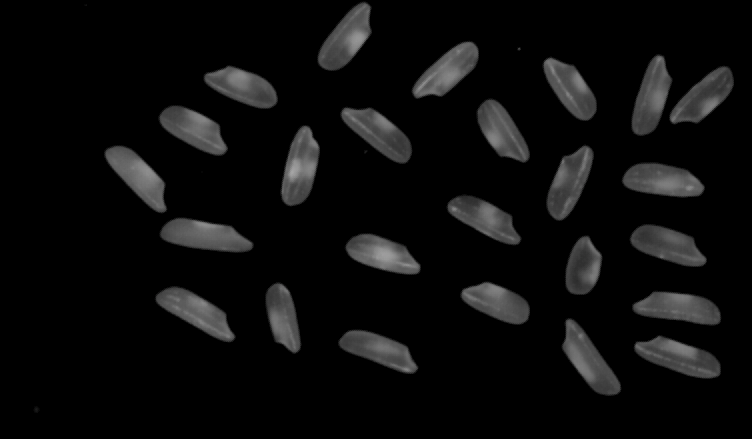
//> input picture images/rice.png, 752 x 439 px
$ ./046connectedComponent   (built with g++ and OpenCV 4)
//> lines starting //> are read from the running program, lines starting //| are printed output that depends on the picture; after the words box and inside, x2 and y2 are one past the last pixel; in counts of white or black regions, pixels touching at a corner belong together
/*
 * @Description: 二值图像联通组件寻找
 * @Author: shuiyj
 * @Date: 2019-07-29
 */
#include <opencv2/opencv.hpp>
#include <iostream>

cv::RNG rng(12345);
void connected_component_demo(cv::Mat &image);

int main(int argc, char const *argv[])
{
    cv::Mat src = cv::imread("../images/rice.png");
//> src is the input picture: 439 rows x 752 cols, CV_8UC3; mean B, G, R 12.8, 12.8, 12.8

    if (src.empty())
    {
        printf("could not load image");
        return -1;
    }

    cv::imshow("src", src);
    connected_component_demo(src);

    cv::waitKey(0);
    return 0;
}

void connected_component_demo(cv::Mat &image)
{
    // extract image
    cv::Mat gray, binary;
    cv::GaussianBlur(image, image, cv::Size(3, 3), 0);
//> image: 439 rows x 752 cols, CV_8UC3; 14.24% of pixels changed, all inside (x1, y1, x2, y2) = (32, 0, 735, 414)
    cv::cvtColor(image, gray, cv::COLOR_BGR2GRAY);
    cv::threshold(gray, binary, 0, 255, cv::THRESH_BINARY | cv::THRESH_OTSU);
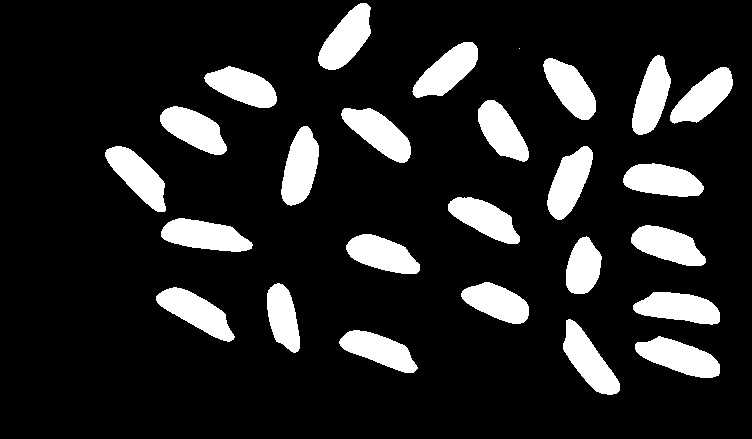
//> binary: 439 rows x 752 cols, CV_8UC1; 14.6% white; 26 white regions (1 under 20 px), largest, box (x1, y1, x2, y2) and area: (161, 218, 253, 252) 2087, (635, 336, 720, 378) 2083, (281, 126, 319, 206) 2055

    cv::Mat labels = cv::Mat::zeros(image.size(), CV_32S);
	int num_labels = cv::connectedComponents(binary, labels, 8, CV_32S);
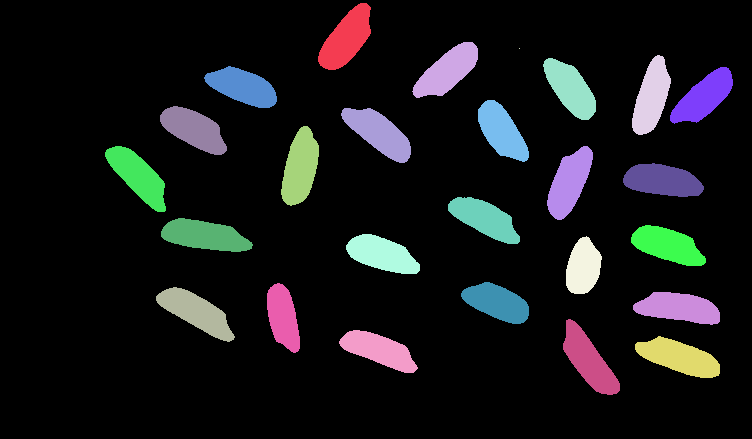
//> labels: 439 rows x 752 cols, CV_32SC1; 27 distinct labels, from 0 to 26; one colour per label, 0 black
//> num_labels = 27
    std::vector<cv::Vec3b> colors(num_labels);

    // background color
    colors[0] = cv::Vec3b(0, 0, 0);

    // object color
    // background color
	colors[0] = cv::Vec3b(0, 0, 0);

	// object color
	for (int i = 1; i < num_labels; i++) {
		colors[i] = cv::Vec3b(rng.uniform(0, 256), rng.uniform(0, 256), rng.uniform(0, 256));
	}
//> this loop made 26 passes

	// render result
	cv::Mat dst = cv::Mat::zeros(image.size(), image.type());
	int w = image.cols;
//> w = 752
	int h = image.rows;
//> h = 439
	for (int row = 0; row < h; row++) {
		for (int col = 0; col < w; col++) {
			int label = labels.at<int>(row, col);
			if (label == 0) continue;
			dst.at<cv::Vec3b>(row, col) = colors[label];
		}
	}
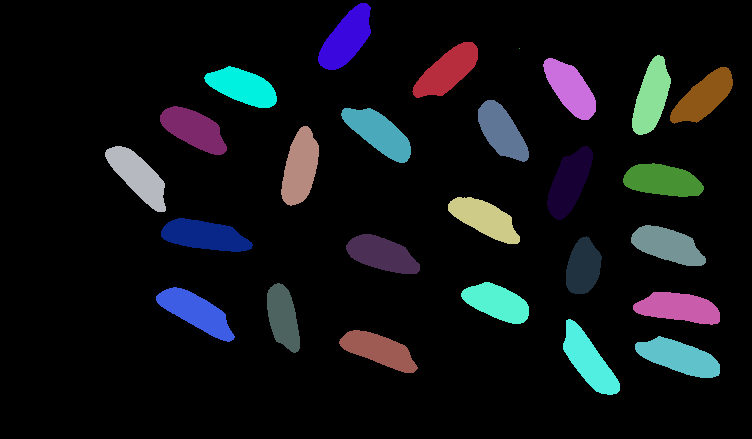
//> dst: 439 rows x 752 cols, CV_8UC3; mean B, G, R 20.9, 17.8, 15.6
	imshow("ccla-demo", dst);
}
